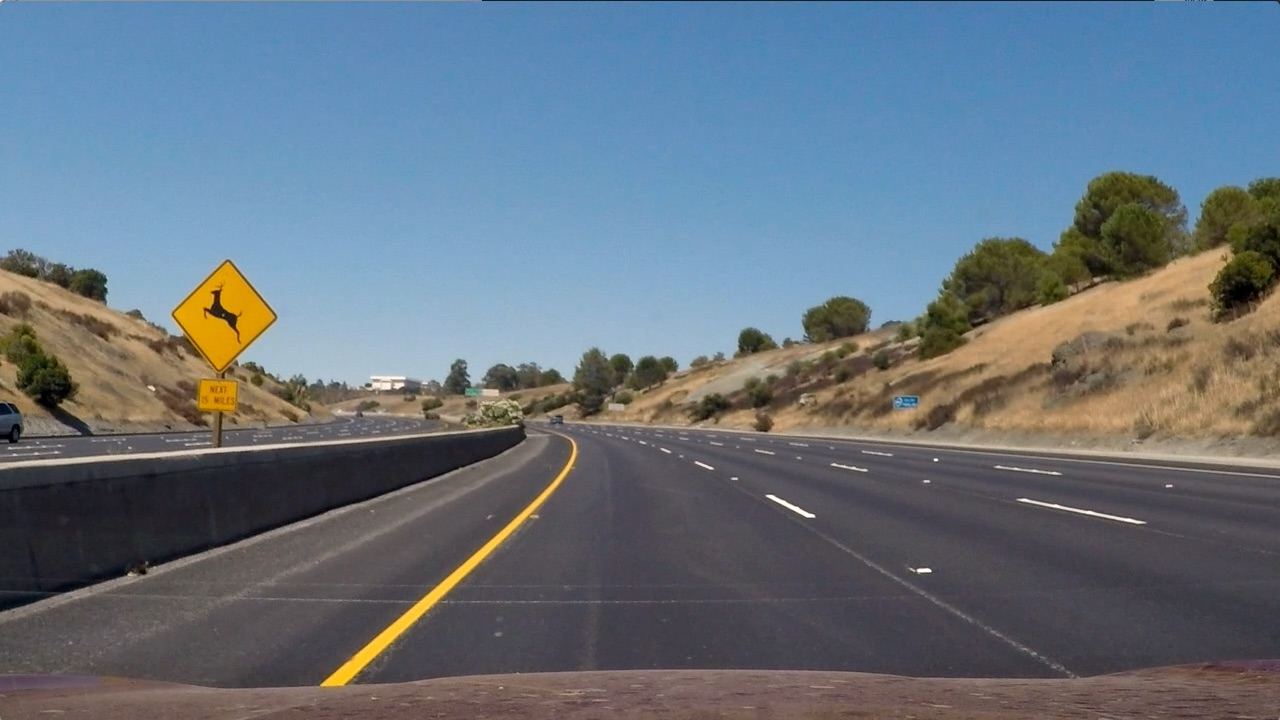
#> input picture CarND-Advanced-Lane-Lines-P4/test_images/test2.jpg, 1280 x 720 px
$ python main.py   (older library calls are emulated)
#> lines starting #> are read from the running program, lines starting #| are printed output that depends on the picture; after the words box and inside, x2 and y2 are one past the last pixel; in counts of white or black regions, pixels touching at a corner belong together
### CarND-Advanced-Lane-Lines-P4/preprocessImg.py
'''
=========================================================================================================
This file contains the procedure for preprocessing the image
1. Camera Calibration and Distortion Correction
2. Perspective transform from the bird eye
3. Color & Gradient Threshold
=========================================================================================================
'''

import pickle
import numpy as np
import cv2
import collections
from moviepy.editor import VideoFileClip
from IPython.display import HTML

# Camera Calibration and Distortion Correction
def undistort(img):
    # Read in the saved objpoints and imgpoints
    dist_pickle = pickle.load(open('examples/wide_dist_pickle.p','rb'))
    objpoints = dist_pickle['objpoints']
    imgpoints = dist_pickle['imgpoints']

    # Compute the camera calibration
    ret, mtx, dist, rvecs, tvecs = cv2.calibrateCamera(objpoints, imgpoints, img.shape[1::-1], None, None)
    # Use the opencv undistort() function to remove distortion
    undist = cv2.undistort(img, mtx, dist, None, mtx)

    return undist

# Perspective transform from the bird eye
def unwarp(img):
    # Grab the image shape
    img_size = (img.shape[1], img.shape[0])

    # For source points, select the appropriate region of the road
    src = np.float32(np.array([[1280,720], [0,720], [546,460], [734,460]]))
    # For destination points
    dst = np.float32(np.array([[1280,720], [0,720], [0,0], [1280,0]]))

    # Given src and dst points, calculate the perspective transform matrix
    M = cv2.getPerspectiveTransform(src, dst)
    # Warp the image using opencv warpPerspective()
    warped = cv2.warpPerspective(img, M, img_size)

    # Return the resulting image and matrix
    return warped, M

# Color & Gradient & histogram equalization Threshold
# Apply morphology to "fill the gaps" in binary image
def threshold(img, s_thresh=(170,255), sx_thresh=(35,100)):
    # Convert to HLS color space and seperate the S channel
    hls = cv2.cvtColor(img, cv2.COLOR_RGB2HLS)
    l_channel = hls[:,:,1]
    s_channel = hls[:,:,2]
    # Sobel x
    sobelx = cv2.Sobel(l_channel, cv2.CV_64F, 1, 0)  # Take the derivative in x
    abs_sobelx = np.absolute(sobelx)  # Absolute x derivative to accentuate lines away from horizontal
    scaled_sobel = np.uint8(255*abs_sobelx/np.max(abs_sobelx))

    # Threshold x gradient
    sxbinary = np.zeros_like(scaled_sobel)
    sxbinary[(scaled_sobel >= sx_thresh[0]) & (scaled_sobel <= sx_thresh[1])] = 1

    # Apply histogram equalization to an input frame, threshold it and return the (binary) result
    gray = cv2.cvtColor(img, cv2.COLOR_BGR2GRAY)
    eq = cv2.equalizeHist(gray)
    _, th = cv2.threshold(eq, thresh=250, maxval=255, type=cv2.THRESH_BINARY)
    seq_binary = np.zeros_like(s_channel)
    seq_binary[th > 0] = 1

    # Threshold color channel
    s_binary = np.zeros_like(s_channel)
    s_binary[(s_channel >= s_thresh[0]) & (s_channel <= s_thresh[1])] = 1

    # Stack each channel
    color_binary = np.dstack((seq_binary, sxbinary, s_binary)) * 255

    # Combine the two binary thresholds
    combined_binary = np.zeros_like(sxbinary)
    combined_binary[(s_binary == 1) | (sxbinary == 1) | (seq_binary == 1)] = 1

    # apply a light morphology to "fill the gaps" in the binary image
    kernel = np.ones((5,5), np.uint8)
    closing = cv2.morphologyEx(combined_binary.astype(np.uint8), cv2.MORPH_CLOSE, kernel)

    return color_binary, combined_binary, closing

### CarND-Advanced-Lane-Lines-P4/Detection.py
'''
========================================================================================================
This file contains the procedure for detecting lane lines
1. Detect the lane lines
2. Search within a specific window around the previous location
3. Draw the lane lines
========================================================================================================
'''

import numpy as np
import cv2

# Detect Lane Lines
def detection(binary_warped, left_lane, right_lane):
    # Assuming you have created a warped binary image called "binary_warped"
    # Take a histogram of the bottom half of the image
    histogram = np.sum(binary_warped[binary_warped.shape[0]//2:,:], axis=0)
    # Create an output image to draw on and visualize the result
    out_img = np.dstack((binary_warped, binary_warped, binary_warped))*255
    # Find the peak of the left and right halves of the histogram
    # These will be the starting point for the left and right lines
    midpoint = np.int(histogram.shape[0]//2)
    leftx_base = np.argmax(histogram[:midpoint])
    rightx_base = np.argmax(histogram[midpoint:]) + midpoint

    # Choose the number of sliding windows
    nwindows = 9
    # Set height of windows
    window_height = np.int(binary_warped.shape[0]//nwindows)
    # Identify the x and y positions of all nonzero pixels in the image
    nonzero = binary_warped.nonzero()
    nonzeroy = np.array(nonzero[0])
    nonzerox = np.array(nonzero[1])
    # Current positions to be updated for each window
    leftx_current = leftx_base
    rightx_current = rightx_base
    # Set the width of the windows +/- margin
    margin = 100
    # Set minimum number of pixels found to recenter window
    minpix = 50
    # Create empty lists to receive left and right lane pixel indices
    left_lane_inds = []
    right_lane_inds = []

    # Step through the windows one by one
    for window in range(nwindows):
        # Identify window boundaries in x and y (and right and left)
        win_y_low = binary_warped.shape[0] - (window+1)*window_height
        win_y_high = binary_warped.shape[0] - window*window_height
        win_xleft_low = leftx_current - margin
        win_xleft_high = leftx_current + margin
        win_xright_low = rightx_current - margin
        win_xright_high = rightx_current + margin
        # Identify the nonzero pixels in x and y within the window
        good_left_inds = ((nonzeroy >= win_y_low) & (nonzeroy < win_y_high) &
        (nonzerox >= win_xleft_low) & (nonzerox < win_xleft_high)).nonzero()[0]
        good_right_inds = ((nonzeroy >= win_y_low) & (nonzeroy < win_y_high) &
        (nonzerox >= win_xright_low) & (nonzerox < win_xright_high)).nonzero()[0]
        # Append these indices to the lists
        left_lane_inds.append(good_left_inds)
        right_lane_inds.append(good_right_inds)
        # If you found > minpix pixels, recenter next window on their mean position
        if len(good_left_inds) > minpix:
            leftx_current = np.int(np.mean(nonzerox[good_left_inds]))
        if len(good_right_inds) > minpix:
            rightx_current = np.int(np.mean(nonzerox[good_right_inds]))

    # Concatenate the arrays of indices
    left_lane_inds = np.concatenate(left_lane_inds)
    right_lane_inds = np.concatenate(right_lane_inds)

    # update the line status
    left_lane.clearBuffer()
    right_lane.clearBuffer()
    left_lane.update(nonzerox, nonzeroy, left_lane_inds)
    right_lane.update(nonzerox, nonzeroy, right_lane_inds)

    return left_lane, right_lane


# Look-Ahead Filter:
# Skip the sliding windows step once you know where the lines are
# search within a window around the previous detection
# [24 lines left out: function lookAhead, not called in this run]


# Compute the offset from center of the infered lane lines
# We assume that the camera capturing the video is mounted in the midpoint of car. Thus, we can compute the deviation
# from the lane center as the distance between the midpoint of frame and that of the lane detected.
def compute_offset_from_center(left_lane, right_lane, img_width=1280):

    midpoint = img_width / 2
    left_bot = np.mean(left_lane.allx[left_lane.ally > 0.95 * left_lane.ally.max()])
    right_bot = np.mean(right_lane.allx[right_lane.ally > 0.95 * right_lane.ally.max()])
    lane_center = (left_bot + right_bot) / 2
    offset_pix = abs((left_bot + right_bot)/2 - midpoint)
    offset_meter = left_lane.xm_per_pix * offset_pix

    return offset_meter


def draw(left_lane, right_lane, undist, M):
    left_fit = left_lane.average_fit
    right_fit = right_lane.average_fit

    # Generate x and y values for plotting
    ploty = np.linspace(0, 719, 720)
    left_fitx = left_fit[0]*ploty**2 + left_fit[1]*ploty + left_fit[2]
    right_fitx = right_fit[0]*ploty**2 + right_fit[1]*ploty + right_fit[2]

    # Create an image to draw the lines on
    warp_zero = np.zeros_like(undist[:,:,0]).astype(np.uint8)
    color_warp = np.dstack((warp_zero, warp_zero, warp_zero))

    # Recast the x and y points into usable format for cv2.fillPoly()
    pts_left = np.array([np.transpose(np.vstack([left_fitx, ploty]))])
    pts_right = np.array([np.flipud(np.transpose(np.vstack([right_fitx, ploty])))])
    pts = np.hstack((pts_left, pts_right))

    # Draw the lane onto the warped blank image
    cv2.fillPoly(color_warp, np.int_([pts]), (0,255, 0))

    # Warp the blank back to original image space using inverse perspective matrix (Minv)
    newwarp = cv2.warpPerspective(color_warp, np.mat(M).I, (warp_zero.shape[1], warp_zero.shape[0]))
    # Combine the result with the original image
    result = cv2.addWeighted(undist, 1, newwarp, 0.3, 0)

    # add text (curvature and offset info) on the upper right of the blend
    # mean_curvature_meter = np.mean([line_lt.curvature_meter, line_rt.curvature_meter])
    font = cv2.FONT_HERSHEY_SIMPLEX
    lane_curve = (left_lane.measure() + right_lane.measure()) / 2
    offset = compute_offset_from_center(left_lane, right_lane)
    cv2.putText(result, 'Curvature radius: {:.02f}m'.format(lane_curve), (860, 60), font, 0.9, (255, 255, 255), 2, cv2.LINE_AA)
    cv2.putText(result, 'offset: {:.02f}m'.format(offset), (860, 130), font, 0.9, (255, 255, 255), 2, cv2.LINE_AA)

    return result

### CarND-Advanced-Lane-Lines-P4/Lane.py
import numpy as np
import collections

# Define a class to receive the characteristics of each line detection
class Line():
    def __init__(self, buffer_len=10):
        # was the line detected in the last iteration
        self.detected = False

        # x values for detected line pixels
        self.allx = None
        # y values for detected line pixels
        self.ally = None
        # polynomial coefficients for the most recent fit
        self.current_fit = [np.array([False])]

        # list of polynomial coefficients of the last N iterations
        self.recent_poly = collections.deque(maxlen = buffer_len)
        self.recent_meter = collections.deque(maxlen = 2*buffer_len)

        # polynomial coefficients averaged over the last n iterations
        self.average_fit = None

        # Define conversions in x and y from pixels space to meters
        self.ym_per_pix = 30/700 # meters per pixel in y dimension
        self.xm_per_pix = 3.7/700 # meters per pixel in x dimension

        # radius of curvature of the line in some units
        self.radius_of_curvature = None

    def clearBuffer(self):
        self.recent_poly.clear()

    def measure(self):
        y_eval = 719

        # Fit new polynomials to x,y in world space
        fit_cr = np.polyfit(self.ally*self.ym_per_pix, self.allx*self.xm_per_pix, 2)

        # Calculate the new radii of curvature
        curverad = ((1 + (2*fit_cr[0]*y_eval*self.ym_per_pix + fit_cr[1])**2)**1.5) / np.absolute(2*fit_cr[0])

        # Now our radius of curvature is in meters
        return curverad

    def update(self, nonzerox, nonzeroy, lane_inds):
        self.detected = True
        # Update the current polynomial fit and x,y pixel values
        # refering to the left, right line pixels extracted
        self.allx = nonzerox[lane_inds]
        self.ally = nonzeroy[lane_inds]

        # Fit a second order polynomial to each
        self.current_fit = np.polyfit(self.ally, self.allx, 2)

        # store the current fit in the recent polynomial coefficients
        self.recent_poly.append(self.current_fit)

        # compute the polynomial coefficients averaged over last n iterations
        self.average_fit = np.mean(self.recent_poly, 0)

### CarND-Advanced-Lane-Lines-P4/main.py
# importing some useful packages
import matplotlib.pyplot as plt
import matplotlib.image as mpimg
import cv2
import argparse
from moviepy.editor import VideoFileClip
from IPython.display import HTML
from preprocessImg import *
from Detection import *
from Lane import Line

# Define the pipeline
def pipeline(img):
    global detected, left_lane, right_lane
    undist = undistort(img)
    warped, M = unwarp(undist)
    color_binary, combined_binary, closing = threshold(warped)
    if not detected:
        left_lane, right_lane = detection(closing, left_lane, right_lane)
        detected = True
    else:
        left_lane, right_lane = lookAhead(closing, left_lane, right_lane)
    result = draw(left_lane, right_lane, undist, M)
    return result


if __name__=='__main__':
    parser = argparse. ArgumentParser(description='Detect the lane lines')
    parser.add_argument('--mode', type=str, help='Choose the mode of processing image or video', default='img')
    parser.add_argument('--path', type=str, help='The path of image or video', default='test_images/test2.jpg')
    args = parser.parse_args()

    # Define line class
    global left_lane, right_lane
    left_lane, right_lane = Line(), Line()

    global detected
    detected = False

    if args.mode=='img':
        img = mpimg.imread(args.path)
#> img is the input picture: shape (720, 1280, 3); mean R, G, B 102.8, 114.6, 125.5
        result = pipeline(img)
#> (reads CarND-Advanced-Lane-Lines-P4/examples/wide_dist_pickle.p from the repository)
#> in unwarp, `warped = cv2.warpPerspective(img, M, img_size)`:
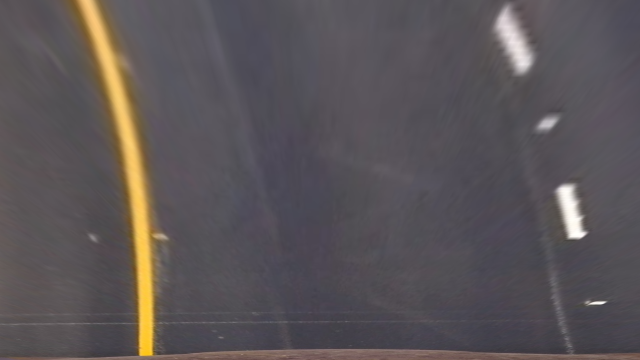
#> warped: shape (720, 1280, 3) (shown at 1/2 size); mean R, G, B 90.8, 84.9, 87.3
#> in pipeline, `warped, M = unwarp(undist)`: M = [[-0.734, -1.54, 1109.7], [-5.33e-16, -2.03, 934.9], [-9.76e-19, -0.00241, 1]]
#> in threshold, `_, th = cv2.threshold(eq, thresh=250, maxval=255, type=cv2.THRESH_BINA..`:
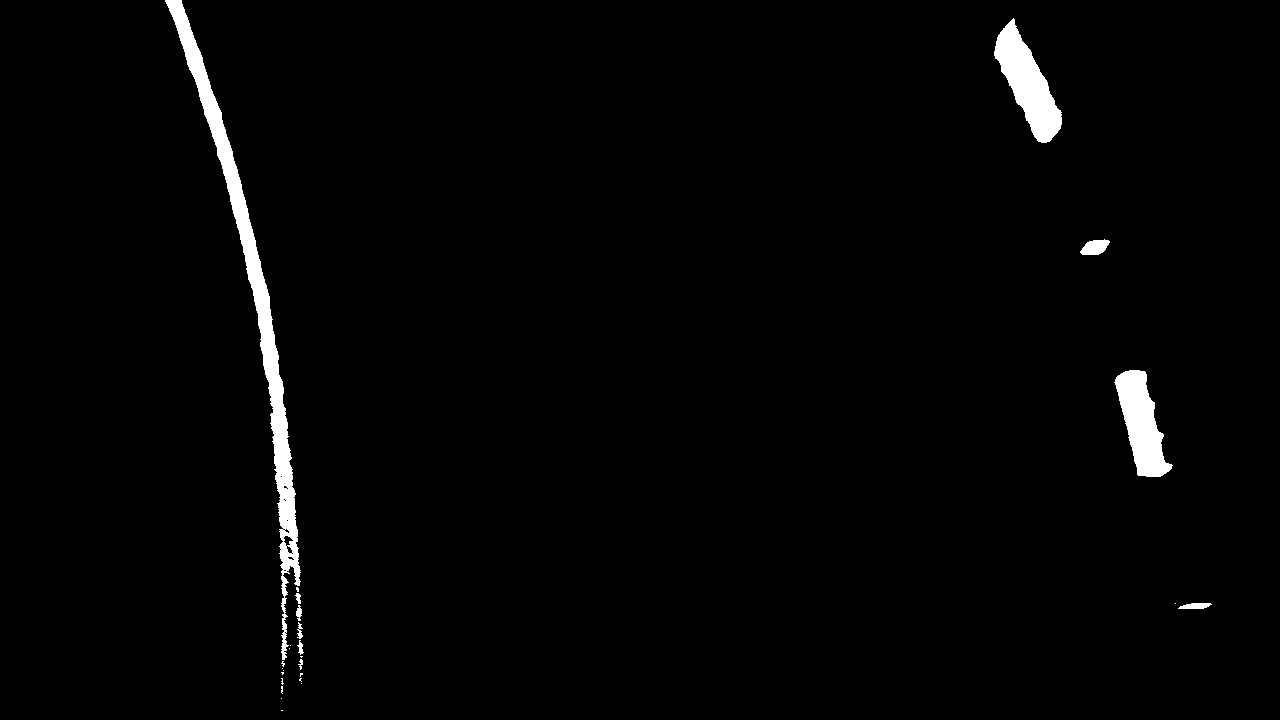
#> th: shape (720, 1280); 1.8% white; 26 white regions (16 under 20 px), largest, box (x1, y1, x2, y2) and area: (165, 0, 301, 660) 9093, (994, 18, 1062, 143) 3813, (1114, 370, 1173, 477) 3310
#> in detection, `histogram = np.sum(binary_warped[binary_warped.shape[0]//2:,:], axis=0)`: histogram = 1280 values, max 353 at index 279, min 0 at index 0, mean 15.34
#> in detection, `leftx_base = np.argmax(histogram[:midpoint])`: leftx_base = 279
#> in detection, `rightx_base = np.argmax(histogram[midpoint:]) + midpoint`: rightx_base = 1135
#> in detection, `nonzero = binary_warped.nonzero()`: nonzero = 40842 positions, rows 0 to 719, columns 149 to 1216
#> in detection, `leftx_current = leftx_base`: leftx_current = 279
#> in detection, `rightx_current = rightx_base`: rightx_current = 1135
#> the loop in detection, `for window in range(nwindows):` made 9 passes
#> (win_xleft_low, win_xleft_high, win_xright_low, win_xright_high, leftx_current, rightx_current) on passes 1, 2, 4, 5, 6, 7, 8, 9: (179, 379, 1035, 1235, 292, 1134), (192, 392, 1034, 1234, 290, 1166), (185, 385, 1066, 1266, 279, 1144), (179, 379, 1044, 1244, 269, 1132), (169, 369, 1032, 1232, 256, 1094), (156, 356, 994, 1194, 236, 1101), (136, 336, 1001, 1201, 211, 1038), (111, 311, 938, 1138, 185, 1014)
#> after the loop in detection, `for window in range(nwindows):`: left_lane_inds = 9 items
#> in detection, `right_lane_inds = np.concatenate(right_lane_inds)`: right_lane_inds = 13016 values, max 40841 at index 491, min 529 at index 10197, mean 17308.7
#> in update, `self.current_fit = np.polyfit(self.ally, self.allx, 2)`: self.current_fit = [-0.000296, 0.376, 172.4]
#> in draw, `cv2.fillPoly(color_warp, np.int_([pts]), (0,255, 0))`:
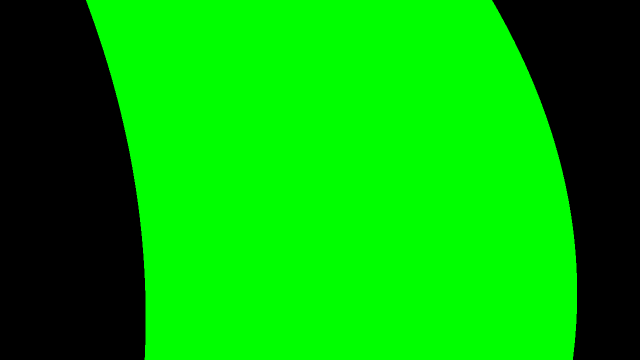
#> color_warp: shape (720, 1280, 3) (shown at 1/2 size); mean of channels 0, 1, 2 0, 169.6, 0; drawn as R, G, B
#> in measure, `fit_cr = np.polyfit(self.ally*self.ym_per_pix, self.allx*self.xm_per_p..`: fit_cr = [-0.000853, 0.0464, 0.911]
#> in measure, `curverad = ((1 + (2*fit_cr[0]*y_eval*self.ym_per_pix + fit_cr[1])**2)*..`: curverad = 586.3
#> in draw, `lane_curve = (left_lane.measure() + right_lane.measure()) / 2`: lane_curve = 468.8
#> in compute_offset_from_center, `left_bot = np.mean(left_lane.allx[left_lane.ally > 0.95 * left_lane.al..`: left_bot = 293.5
#> in compute_offset_from_center, `right_bot = np.mean(right_lane.allx[right_lane.ally > 0.95 * right_lan..`: right_bot = 1139
#> in compute_offset_from_center, `lane_center = (left_bot + right_bot) / 2`: lane_center = 716.2
#> in compute_offset_from_center, `offset_pix = abs((left_bot + right_bot)/2 - midpoint)`: offset_pix = 76.22
#> in compute_offset_from_center, `offset_meter = left_lane.xm_per_pix * offset_pix`: offset_meter = 0.403
#> in draw, `cv2.putText(result, 'offset: {:.02f}m'.format(offset), (860, 130), fon..`:
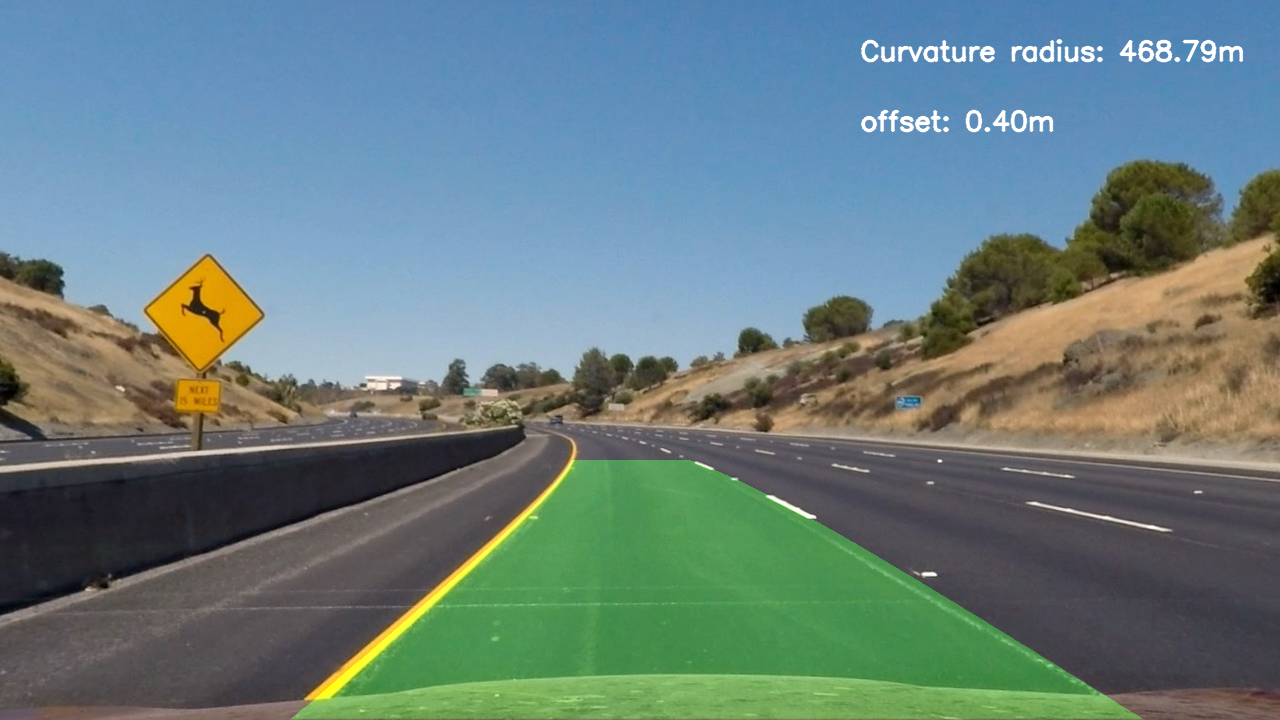
#> result: shape (720, 1280, 3); mean R, G, B 104.7, 126.8, 126.7
        cv2.imwrite('output_images/testpy.jpg',result[:,:,::-1])
    elif args.mode=='video':
        output = 'project_output.mp4'
        original_clip = VideoFileClip(args.path)
        output_clip = original_clip.fl_image(pipeline)
        output_clip.write_videofile(output, audio=False)
